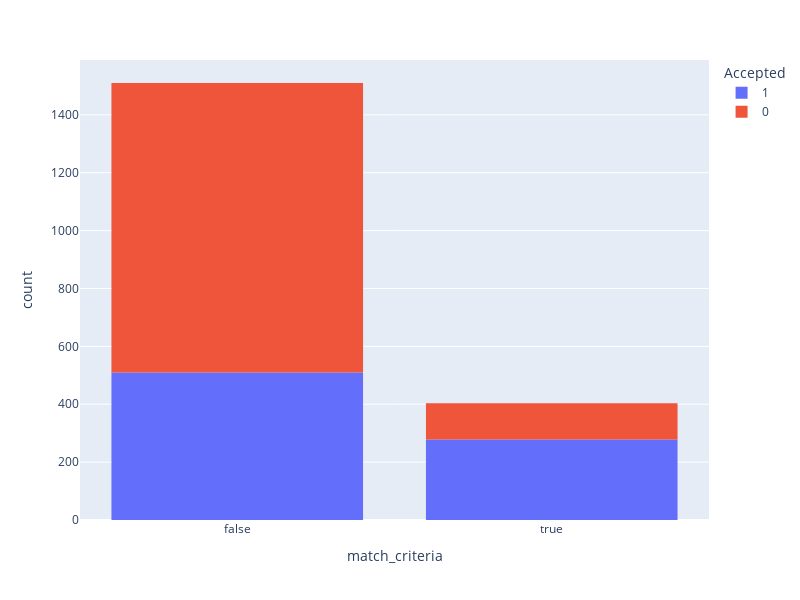
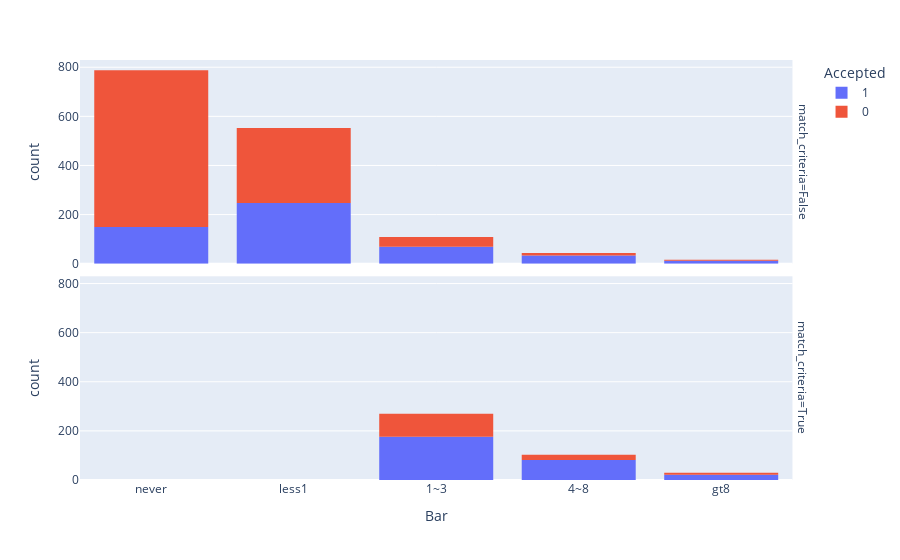

Notebook source saved alongside these figures, in order:
### Markdown cell above
4. Compare the acceptance rate between drivers who go to a bar more than once a month and are over the age of 25 to the all others.  Is there a difference?

### Code cell
# add a new column match_criteria to the bar_data
condition = '(Bar != "never") & (Bar != "less1") & (age != "21") & (age != "below21")'
bar_data['match_criteria'] = bar_data.eval(condition)
bar_coupon_accepted_by_match_criteria = bar_data.groupby('match_criteria')['Accepted'].mean()
print(f'Acceptance rate for people who go to a bar more than once a month and are over the age of 25: {bar_coupon_accepted_by_match_criteria[True] * 100:.2f}%', )
print(f'Acceptance rate for people who do not match the above criteria: {bar_coupon_accepted_by_match_criteria[False] * 100: .2f}%',)

fig = px.histogram(data_frame=bar_data, x='match_criteria', color='Accepted')
fig.update_layout(width=800, height=600)  # Set the desired width and height in 
fig.show()

px.histogram(data_frame=bar_data, x='Bar', color='Accepted', facet_row='match_criteria')

### Figure 1 — Plotly figure (JSON) as saved in the notebook; plotly's stock layout.template omitted (floating-point values rounded to 4 significant figures; data arrays with more than 128 entries replaced by an {"elided": "..."} marker saying what was removed)
{"data": [{"alignmentgroup": "True", "bingroup": "x", "hovertemplate": "Accepted=1<br>match_criteria=%{x}<br>count=%{y}<extra></extra>", "legendgroup": "1", "marker": {"color": "#636efa", "pattern": {"shape": ""}}, "name": "1", "offsetgroup": "1", "orientation": "v", "showlegend": true, "type": "histogram", "x": {"elided": "788 bool values"}, "xaxis": "x", "yaxis": "y"}, {"alignmentgroup": "True", "bingroup": "x", "hovertemplate": "Accepted=0<br>match_criteria=%{x}<br>count=%{y}<extra></extra>", "legendgroup": "0", "marker": {"color": "#EF553B", "pattern": {"shape": ""}}, "name": "0", "offsetgroup": "0", "orientation": "v", "showlegend": true, "type": "histogram", "x": {"elided": "1125 bool values"}, "xaxis": "x", "yaxis": "y"}], "layout": {"barmode": "relative", "height": 600, "legend": {"title": {"text": "Accepted"}, "tracegroupgap": 0}, "margin": {"t": 60}, "width": 800, "xaxis": {"anchor": "y", "domain": [0, 1], "title": {"text": "match_criteria"}}, "yaxis": {"anchor": "x", "domain": [0, 1], "title": {"text": "count"}}}}

### Figure 2 — Plotly figure (JSON) as saved in the notebook; plotly's stock layout.template omitted (floating-point values rounded to 4 significant figures; data arrays with more than 128 entries replaced by an {"elided": "..."} marker saying what was removed)
{"data": [{"alignmentgroup": "True", "bingroup": "x", "hovertemplate": "Accepted=1<br>match_criteria=False<br>Bar=%{x}<br>count=%{y}<extra></extra>", "legendgroup": "1", "marker": {"color": "#636efa", "pattern": {"shape": ""}}, "name": "1", "offsetgroup": "1", "orientation": "v", "showlegend": true, "type": "histogram", "x": {"elided": "510 str values"}, "xaxis": "x2", "yaxis": "y2"}, {"alignmentgroup": "True", "bingroup": "x", "hovertemplate": "Accepted=1<br>match_criteria=True<br>Bar=%{x}<br>count=%{y}<extra></extra>", "legendgroup": "1", "marker": {"color": "#636efa", "pattern": {"shape": ""}}, "name": "1", "offsetgroup": "1", "orientation": "v", "showlegend": false, "type": "histogram", "x": {"elided": "278 str values"}, "xaxis": "x", "yaxis": "y"}, {"alignmentgroup": "True", "bingroup": "x", "hovertemplate": "Accepted=0<br>match_criteria=False<br>Bar=%{x}<br>count=%{y}<extra></extra>", "legendgroup": "0", "marker": {"color": "#EF553B", "pattern": {"shape": ""}}, "name": "0", "offsetgroup": "0", "orientation": "v", "showlegend": true, "type": "histogram", "x": {"elided": "1000 str values"}, "xaxis": "x2", "yaxis": "y2"}, {"alignmentgroup": "True", "bingroup": "x", "hovertemplate": "Accepted=0<br>match_criteria=True<br>Bar=%{x}<br>count=%{y}<extra></extra>", "legendgroup": "0", "marker": {"color": "#EF553B", "pattern": {"shape": ""}}, "name": "0", "offsetgroup": "0", "orientation": "v", "showlegend": false, "type": "histogram", "x": ["gt8", "4~8", "1~3", "1~3", "1~3", "1~3", "1~3", "1~3", "1~3", "4~8", "4~8", "4~8", "1~3", "4~8", "1~3", "1~3", "1~3", "1~3", "4~8", "4~8", "1~3", "1~3", "1~3", "1~3", "1~3", "1~3", "1~3", "1~3", "1~3", "4~8", "1~3", "1~3", "4~8", "1~3", "1~3", "1~3", "1~3", "1~3", "4~8", "4~8", "4~8", "1~3", "1~3", "1~3", "1~3", "1~3", "1~3", "gt8", "1~3", "1~3", "1~3", "1~3", "1~3", "1~3", "1~3", "1~3", "1~3", "1~3", "1~3", "1~3", "1~3", "4~8", "4~8", "4~8", "gt8", "gt8", "1~3", "1~3", "1~3", "1~3", "1~3", "1~3", "1~3", "4~8", "1~3", "1~3", "1~3", "1~3", "1~3", "1~3", "1~3", "1~3", "1~3", "1~3", "1~3", "1~3", "1~3", "1~3", "1~3", "1~3", "1~3", "1~3", "1~3", "1~3", "1~3", "1~3", "1~3", "4~8", "gt8", "gt8", "gt8", "gt8", "1~3", "1~3", "1~3", "1~3", "1~3", "1~3", "4~8", "4~8", "4~8", "4~8", "4~8", "1~3", "1~3", "1~3", "1~3", "1~3", "1~3", "1~3", "1~3", "gt8", "1~3", "1~3", "1~3"], "xaxis": "x", "yaxis": "y"}], "layout": {"annotations": [{"font": {}, "showarrow": false, "text": "match_criteria=True", "textangle": 90, "x": 0.98, "xanchor": "left", "xref": "paper", "y": 0.2425, "yanchor": "middle", "yref": "paper"}, {"font": {}, "showarrow": false, "text": "match_criteria=False", "textangle": 90, "x": 0.98, "xanchor": "left", "xref": "paper", "y": 0.7575, "yanchor": "middle", "yref": "paper"}], "barmode": "relative", "legend": {"title": {"text": "Accepted"}, "tracegroupgap": 0}, "margin": {"t": 60}, "xaxis": {"anchor": "y", "domain": [0, 0.98], "title": {"text": "Bar"}}, "xaxis2": {"anchor": "y2", "domain": [0, 0.98], "matches": "x", "showticklabels": false}, "yaxis": {"anchor": "x", "domain": [0, 0.485], "title": {"text": "count"}}, "yaxis2": {"anchor": "x2", "domain": [0.515, 1], "matches": "y", "title": {"text": "count"}}}}
